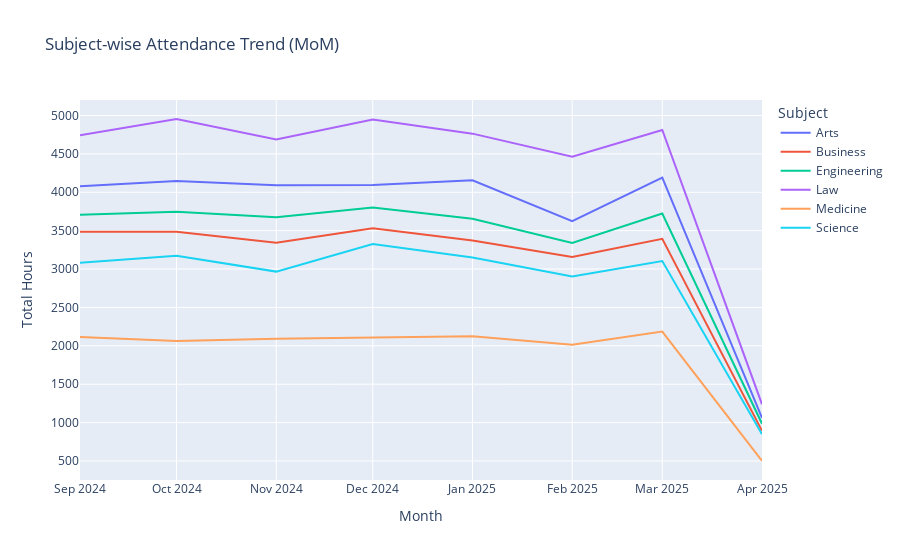

Write notebook code for a chart like this one.
### Code cell
query = """
SELECT
    c.year,
    c.month,
    t.department AS subject,
    SUM(f.total_hours) AS total_hours
FROM fact_attendance_daily f
JOIN dim_calendar c
    ON f.date_id = c.date_id
JOIN dim_teachers t
    ON f.badge_id = t.badge_id
GROUP BY c.year, c.month, t.department
ORDER BY c.year, c.month;
"""

df = pd.read_sql(query, conn)

df["month_label"] = df["year"].astype(str) + "-" + df["month"].astype(str)

fig = px.line(
    df,
    x="month_label",
    y="total_hours",
    color="subject",
    title="Subject-wise Attendance Trend (MoM)"
)

fig.update_layout(
    xaxis_title="Month",
    yaxis_title="Total Hours",
    legend_title="Subject"
)

fig.show()

### Figure 1 — Plotly figure (JSON) as saved in the notebook; plotly's stock layout.template omitted (floating-point values rounded to 4 significant figures)
{"data": [{"hovertemplate": "subject=Arts<br>month_label=%{x}<br>total_hours=%{y}<extra></extra>", "legendgroup": "Arts", "line": {"color": "#636efa", "dash": "solid"}, "marker": {"symbol": "circle"}, "mode": "lines", "name": "Arts", "orientation": "v", "showlegend": true, "type": "scatter", "x": ["2024-9", "2024-10", "2024-11", "2024-12", "2025-1", "2025-2", "2025-3", "2025-4"], "xaxis": "x", "y": [4080.0, 4148.0, 4090.0, 4094.0, 4155.0, 3624.0, 4192.0, 1061.0], "yaxis": "y"}, {"hovertemplate": "subject=Business<br>month_label=%{x}<br>total_hours=%{y}<extra></extra>", "legendgroup": "Business", "line": {"color": "#EF553B", "dash": "solid"}, "marker": {"symbol": "circle"}, "mode": "lines", "name": "Business", "orientation": "v", "showlegend": true, "type": "scatter", "x": ["2024-9", "2024-10", "2024-11", "2024-12", "2025-1", "2025-2", "2025-3", "2025-4"], "xaxis": "x", "y": [3485.0, 3485.0, 3341.0, 3533.0, 3372.0, 3156.0, 3394.0, 892.7], "yaxis": "y"}, {"hovertemplate": "subject=Engineering<br>month_label=%{x}<br>total_hours=%{y}<extra></extra>", "legendgroup": "Engineering", "line": {"color": "#00cc96", "dash": "solid"}, "marker": {"symbol": "circle"}, "mode": "lines", "name": "Engineering", "orientation": "v", "showlegend": true, "type": "scatter", "x": ["2024-9", "2024-10", "2024-11", "2024-12", "2025-1", "2025-2", "2025-3", "2025-4"], "xaxis": "x", "y": [3707.0, 3747.0, 3673.0, 3803.0, 3655.0, 3338.0, 3722.0, 985.7], "yaxis": "y"}, {"hovertemplate": "subject=Law<br>month_label=%{x}<br>total_hours=%{y}<extra></extra>", "legendgroup": "Law", "line": {"color": "#ab63fa", "dash": "solid"}, "marker": {"symbol": "circle"}, "mode": "lines", "name": "Law", "orientation": "v", "showlegend": true, "type": "scatter", "x": ["2024-9", "2024-10", "2024-11", "2024-12", "2025-1", "2025-2", "2025-3", "2025-4"], "xaxis": "x", "y": [4743.0, 4954.0, 4687.0, 4946.0, 4764.0, 4464.0, 4811.0, 1239.0], "yaxis": "y"}, {"hovertemplate": "subject=Medicine<br>month_label=%{x}<br>total_hours=%{y}<extra></extra>", "legendgroup": "Medicine", "line": {"color": "#FFA15A", "dash": "solid"}, "marker": {"symbol": "circle"}, "mode": "lines", "name": "Medicine", "orientation": "v", "showlegend": true, "type": "scatter", "x": ["2024-9", "2024-10", "2024-11", "2024-12", "2025-1", "2025-2", "2025-3", "2025-4"], "xaxis": "x", "y": [2115.0, 2062.0, 2091.0, 2106.0, 2123.0, 2016.0, 2186.0, 499.8], "yaxis": "y"}, {"hovertemplate": "subject=Science<br>month_label=%{x}<br>total_hours=%{y}<extra></extra>", "legendgroup": "Science", "line": {"color": "#19d3f3", "dash": "solid"}, "marker": {"symbol": "circle"}, "mode": "lines", "name": "Science", "orientation": "v", "showlegend": true, "type": "scatter", "x": ["2024-9", "2024-10", "2024-11", "2024-12", "2025-1", "2025-2", "2025-3", "2025-4"], "xaxis": "x", "y": [3082.0, 3173.0, 2967.0, 3325.0, 3149.0, 2902.0, 3104.0, 846.8], "yaxis": "y"}], "layout": {"legend": {"title": {"text": "Subject"}, "tracegroupgap": 0}, "title": {"text": "Subject-wise Attendance Trend (MoM)"}, "xaxis": {"anchor": "y", "domain": [0, 1], "title": {"text": "Month"}}, "yaxis": {"anchor": "x", "domain": [0, 1], "title": {"text": "Total Hours"}}}}
